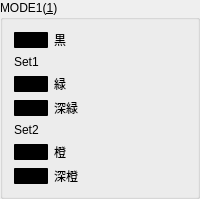
            <widget class="QGroupBox" name="groupBoxColorMode1">
             <property name="sizePolicy">
              <sizepolicy hsizetype="Preferred" vsizetype="Preferred">
               <horstretch>0</horstretch>
               <verstretch>0</verstretch>
              </sizepolicy>
             </property>
             <property name="maximumSize">
              <size>
               <width>16777215</width>
               <height>16777215</height>
              </size>
             </property>
             <property name="title">
              <string>MODE1(&amp;1)</string>
             </property>
             <layout class="QGridLayout" name="gridLayout_13">
              <item row="0" column="0">
               <widget class="ColorButton" name="pushButtonColor16">
                <property name="sizePolicy">
                 <sizepolicy hsizetype="Fixed" vsizetype="Fixed">
                  <horstretch>0</horstretch>
                  <verstretch>0</verstretch>
                 </sizepolicy>
                </property>
                <property name="styleSheet">
                 <string notr="true">background-color: rgb(0,0,0);
border-style:solid;
border-color: rgb(0, 0, 0);
border-width: 1px;
border-radius: 1;</string>
                </property>
                <property name="text">
                 <string/>
                </property>
                <property name="flat">
                 <bool>true</bool>
                </property>
               </widget>
              </item>
              <item row="2" column="0">
               <widget class="ColorButton" name="pushButtonColor17">
                <property name="sizePolicy">
                 <sizepolicy hsizetype="Fixed" vsizetype="Fixed">
                  <horstretch>0</horstretch>
                  <verstretch>0</verstretch>
                 </sizepolicy>
                </property>
                <property name="styleSheet">
                 <string notr="true">background-color: rgb(0,0,0);
border-style:solid;
border-color: rgb(0, 0, 0);
border-width: 1px;
border-radius: 1;</string>
                </property>
                <property name="text">
                 <string/>
                </property>
                <property name="flat">
                 <bool>true</bool>
                </property>
               </widget>
              </item>
              <item row="3" column="0">
               <widget class="ColorButton" name="pushButtonColor18">
                <property name="sizePolicy">
                 <sizepolicy hsizetype="Fixed" vsizetype="Fixed">
                  <horstretch>0</horstretch>
                  <verstretch>0</verstretch>
                 </sizepolicy>
                </property>
                <property name="styleSheet">
                 <string notr="true">background-color: rgb(0,0,0);
border-style:solid;
border-color: rgb(0, 0, 0);
border-width: 1px;
border-radius: 1;</string>
                </property>
                <property name="text">
                 <string/>
                </property>
                <property name="flat">
                 <bool>true</bool>
                </property>
               </widget>
              </item>
              <item row="6" column="0">
               <widget class="ColorButton" name="pushButtonColor19">
                <property name="sizePolicy">
                 <sizepolicy hsizetype="Fixed" vsizetype="Fixed">
                  <horstretch>0</horstretch>
                  <verstretch>0</verstretch>
                 </sizepolicy>
                </property>
                <property name="styleSheet">
                 <string notr="true">background-color: rgb(0,0,0);
border-style:solid;
border-color: rgb(0, 0, 0);
border-width: 1px;
border-radius: 1;</string>
                </property>
                <property name="text">
                 <string/>
                </property>
                <property name="flat">
                 <bool>true</bool>
                </property>
               </widget>
              </item>
              <item row="7" column="0">
               <widget class="ColorButton" name="pushButtonColor20">
                <property name="sizePolicy">
                 <sizepolicy hsizetype="Fixed" vsizetype="Fixed">
                  <horstretch>0</horstretch>
                  <verstretch>0</verstretch>
                 </sizepolicy>
                </property>
                <property name="styleSheet">
                 <string notr="true">background-color: rgb(0,0,0);
border-style:solid;
border-color: rgb(0, 0, 0);
border-width: 1px;
border-radius: 1;</string>
                </property>
                <property name="text">
                 <string/>
                </property>
                <property name="flat">
                 <bool>true</bool>
                </property>
               </widget>
              </item>
              <item row="0" column="1">
               <widget class="QLabel" name="label_59">
                <property name="text">
                 <string>黒</string>
                </property>
               </widget>
              </item>
              <item row="1" column="0" colspan="2">
               <widget class="QLabel" name="label_60">
                <property name="text">
                 <string>Set1</string>
                </property>
               </widget>
              </item>
              <item row="5" column="0" colspan="2">
               <widget class="QLabel" name="label_61">
                <property name="text">
                 <string>Set2</string>
                </property>
               </widget>
              </item>
              <item row="2" column="1">
               <widget class="QLabel" name="label_62">
                <property name="text">
                 <string>緑</string>
                </property>
               </widget>
              </item>
              <item row="3" column="1">
               <widget class="QLabel" name="label_97">
                <property name="text">
                 <string>深緑</string>
                </property>
               </widget>
              </item>
              <item row="6" column="1">
               <widget class="QLabel" name="label_98">
                <property name="text">
                 <string>橙</string>
                </property>
               </widget>
              </item>
              <item row="7" column="1">
               <widget class="QLabel" name="label_99">
                <property name="text">
                 <string>深橙</string>
                </property>
               </widget>
              </item>
             </layout>
            </widget>
